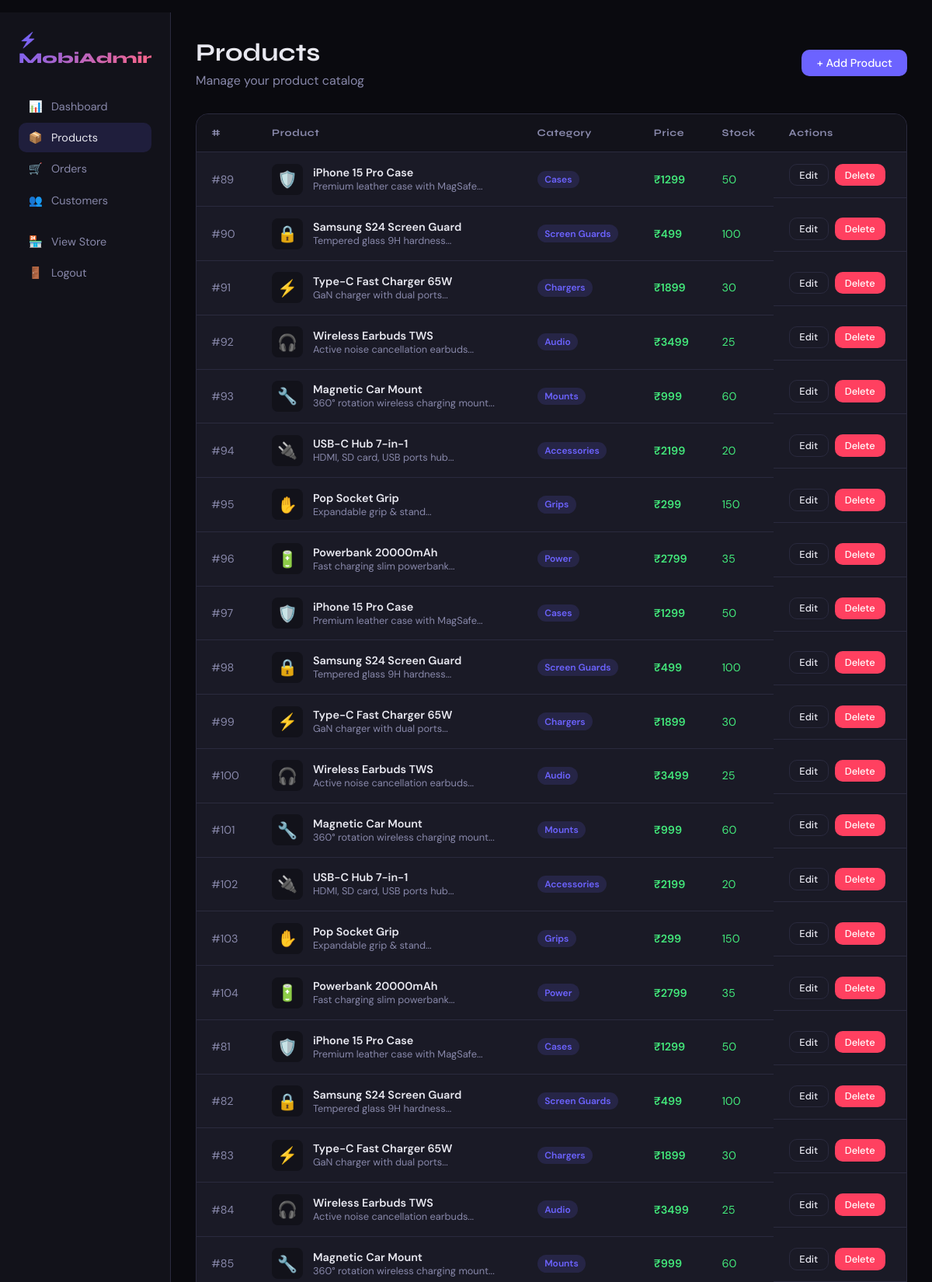
/admin/products (signed in, upper part), run on the app's committed database.
### tables this page shows
CREATE TABLE products (
            id INTEGER PRIMARY KEY AUTOINCREMENT,
            name TEXT NOT NULL,
            description TEXT,
            price REAL NOT NULL,
            stock INTEGER DEFAULT 0,
            category TEXT,
            image_url TEXT DEFAULT '/static/images/default.png',
            created_at TEXT DEFAULT CURRENT_TIMESTAMP
        );

### mobile_shop/app.py (the view)
@app.route('/admin/products')
@login_required
@admin_required
def admin_products():
    db = get_db()
    products = db.execute("SELECT * FROM products ORDER BY created_at DESC").fetchall()
    db.close()
    return render_template('admin/products.html', products=products)

### mobile_shop/app.py (called while the page is built)
def get_db():
    conn = sqlite3.connect(DB)
    conn.row_factory = sqlite3.Row
    return conn

def login_required(f):
    @wraps(f)
    def decorated(*args, **kwargs):
        if 'user_id' not in session:
            flash('Please login first.', 'warning')
            return redirect(url_for('login'))
        return f(*args, **kwargs)
    return decorated

def admin_required(f):
    @wraps(f)
    def decorated(*args, **kwargs):
        if session.get('role') != 'admin':
            flash('Admin access only.', 'danger')
            return redirect(url_for('home'))
        return f(*args, **kwargs)
    return decorated

### mobile_shop/templates/admin/products.html (shortened to what this page needs)
{% extends 'base.html' %}
{% block content %}
<div class="admin-layout">
  <div class="sidebar">
    <a href="{{ url_for('admin_dashboard') }}" class="sidebar-brand">⚡ MobiAdmin</a>
    <a href="{{ url_for('admin_dashboard') }}" class="sidebar-link"><span>📊</span>Dashboard</a>
    <a href="{{ url_for('admin_products') }}" class="sidebar-link active"><span>📦</span>Products</a>
    <a href="{{ url_for('admin_orders') }}" class="sidebar-link"><span>🛒</span>Orders</a>
    <a href="{{ url_for('admin_customers') }}" class="sidebar-link"><span>👥</span>Customers</a>
    <a href="{{ url_for('customer_home') }}" class="sidebar-link" style="margin-top:1rem;"><span>🏪</span>View Store</a>
    <a href="{{ url_for('logout') }}" class="sidebar-link"><span>🚪</span>Logout</a>
  </div>
  <div class="main-content">
    <div class="page-header" style="display:flex;justify-content:space-between;align-items:center;">
      <div><h1>Products</h1><p>Manage your product catalog</p></div>
      <a href="{{ url_for('add_product') }}" class="btn btn-primary">+ Add Product</a>
    </div>
    <div class="table-wrap">
      <table>
        <thead><tr><th>#</th><th>Product</th><th>Category</th><th>Price</th><th>Stock</th><th>Actions</th></tr></thead>
        <tbody>
          {% set icons = {'Cases':'🛡️','Screen Guards':'🔒','Chargers':'⚡','Audio':'🎧','Mounts':'🔧','Accessories':'🔌','Grips':'✋','Power':'🔋'} %}
          {% for p in products %}
          <tr>
            <td style="color:var(--muted);">#{{ p.id }}</td>
            <td>
              <div style="display:flex;align-items:center;gap:.8rem;">
                <div class="product-icon">{{ icons.get(p.category, '📦') }}</div>
                <div>
                  <div style="font-weight:600;">{{ p.name }}</div>
                  <div style="color:var(--muted);font-size:.8rem;">{{ p.description[:40] }}...</div>
                </div>
              </div>
            </td>
            <td><span class="badge" style="background:rgba(108,99,255,.15);color:var(--accent);">{{ p.category }}</span></td>
            <td style="color:var(--accent3);font-weight:600;">₹{{ "%.0f"|format(p.price) }}</td>
            <td>
              <span style="color:{% if p.stock < 10 %}#ff6080{% else %}var(--accent3){% endif %};">
                {{ p.stock }}
              </span>
            </td>
            <td style="display:flex;gap:.5rem;">
              <a href="{{ url_for('edit_product', pid=p.id) }}" class="btn btn-outline btn-sm">Edit</a>
              <a href="{{ url_for('delete_product', pid=p.id) }}" class="btn btn-danger btn-sm" onclick="return confirm('Delete this product?')">Delete</a>
            </td>
          </tr>
          {% endfor %}
        </tbody>
      </table>
    </div>
  </div>
</div>
{% endblock %}

### mobile_shop/templates/base.html (style rules this page uses)
:root { --bg: #0a0a0f; --surface: #12121a; --card: #1a1a26; --border: #2a2a3e; --accent: #6c63ff; --accent2: #ff6584; --accent3: #43e97b; --text: #e8e8f0; --muted: #8888aa; --white: #ffffff; }
* { margin:0; padding:0; box-sizing:border-box; }
body { background:var(--bg); color:var(--text); font-family:'DM Sans',sans-serif; min-height:100vh; }
h1,h2,h3,h4 { font-family:'Syne',sans-serif; }
.btn { display:inline-flex; align-items:center; gap:.5rem; padding:.5rem 1.2rem; border-radius:10px; border:none; cursor:pointer; font-family:'DM Sans',sans-serif; font-size:.9rem; font-weight:500; text-decoration:none; transition:.2s; }
.btn-primary { background:var(--accent); color:#fff; }
.btn-danger { background:#ff4060; color:#fff; }
.btn-outline { background:transparent; color:var(--text); border:1px solid var(--border); }
.btn-sm { padding:.3rem .8rem; font-size:.8rem; }
.badge { display:inline-block; padding:.2rem .6rem; border-radius:20px; font-size:.75rem; font-weight:600; }
.page-header { margin-bottom:2rem; }
.page-header h1 { font-size:2rem; margin-bottom:.4rem; }
.page-header p { color:var(--muted); }
.table-wrap { background:var(--card); border-radius:16px; border:1px solid var(--border); overflow:hidden; }
table { width:100%; border-collapse:collapse; }
th { background:var(--surface); padding:1rem 1.2rem; text-align:left; font-family:'Syne',sans-serif; font-size:.8rem; letter-spacing:.05em; color:var(--muted); border-bottom:1px solid var(--border); }
td { padding:.9rem 1.2rem; border-bottom:1px solid var(--border); font-size:.9rem; }

### mobile_shop/templates/admin/products.html (style rules this page uses)
.admin-layout { display:grid; grid-template-columns:220px 1fr; min-height:100vh; }
.sidebar { background:var(--surface); border-right:1px solid var(--border); padding:1.5rem; }
.sidebar-brand { font-family:'Syne',sans-serif; font-size:1.2rem; font-weight:800; background:linear-gradient(135deg,var(--accent),var(--accent2)); -webkit-background-clip:text; -webkit-text-fill-color:transparent; margin-bottom:2rem; display:block; text-decoration:none; }
.sidebar-link { display:flex; align-items:center; gap:.7rem; padding:.6rem .8rem; border-radius:10px; color:var(--muted); text-decoration:none; font-size:.9rem; transition:.2s; margin-bottom:.2rem; }
.sidebar-link:hover,.sidebar-link.active { background:rgba(108,99,255,.15); color:var(--text); }
.main-content { padding:2rem; }
.product-icon { width:40px; height:40px; background:var(--surface); border-radius:8px; display:flex; align-items:center; justify-content:center; font-size:1.3rem; }

### data on the page
products: id "89", get "🛡️", name "iPhone 15 Pro Case", description "Premium leather case with MagSafe", category "Cases", price "1299", stock "50"
products: id "90", get "🔒", name "Samsung S24 Screen Guard", description "Tempered glass 9H hardness", category "Screen Guards", price "499", stock "100"
products: id "91", get "⚡", name "Type-C Fast Charger 65W", description "GaN charger with dual ports", category "Chargers", price "1899", stock "30"
products: id "92", get "🎧", name "Wireless Earbuds TWS", description "Active noise cancellation earbuds", category "Audio", price "3499", stock "25"
products: id "93", get "🔧", name "Magnetic Car Mount", description "360° rotation wireless charging mount", category "Mounts", price "999", stock "60"
products: id "94", get "🔌", name "USB-C Hub 7-in-1", description "HDMI, SD card, USB ports hub", category "Accessories", price "2199", stock "20"
products: id "95", get "✋", name "Pop Socket Grip", description "Expandable grip & stand", category "Grips", price "299", stock "150"
products: id "96", get "🔋", name "Powerbank 20000mAh", description "Fast charging slim powerbank", category "Power", price "2799", stock "35"
products: id "97", get "🛡️", name "iPhone 15 Pro Case", description "Premium leather case with MagSafe", category "Cases", price "1299", stock "50"
products: id "98", get "🔒", name "Samsung S24 Screen Guard", description "Tempered glass 9H hardness", category "Screen Guards", price "499", stock "100"
products: id "99", get "⚡", name "Type-C Fast Charger 65W", description "GaN charger with dual ports", category "Chargers", price "1899", stock "30"
products: id "100", get "🎧", name "Wireless Earbuds TWS", description "Active noise cancellation earbuds", category "Audio", price "3499", stock "25"
products: id "101", get "🔧", name "Magnetic Car Mount", description "360° rotation wireless charging mount", category "Mounts", price "999", stock "60"
products: id "102", get "🔌", name "USB-C Hub 7-in-1", description "HDMI, SD card, USB ports hub", category "Accessories", price "2199", stock "20"
products: id "103", get "✋", name "Pop Socket Grip", description "Expandable grip & stand", category "Grips", price "299", stock "150"
products: id "104", get "🔋", name "Powerbank 20000mAh", description "Fast charging slim powerbank", category "Power", price "2799", stock "35"
products: id "81", get "🛡️", name "iPhone 15 Pro Case", description "Premium leather case with MagSafe", category "Cases", price "1299", stock "50"
products: id "82", get "🔒", name "Samsung S24 Screen Guard", description "Tempered glass 9H hardness", category "Screen Guards", price "499", stock "100"
products: id "83", get "⚡", name "Type-C Fast Charger 65W", description "GaN charger with dual ports", category "Chargers", price "1899", stock "30"
products: id "84", get "🎧", name "Wireless Earbuds TWS", description "Active noise cancellation earbuds", category "Audio", price "3499", stock "25"
products: id "85", get "🔧", name "Magnetic Car Mount", description "360° rotation wireless charging mount", category "Mounts", price "999", stock "60"
